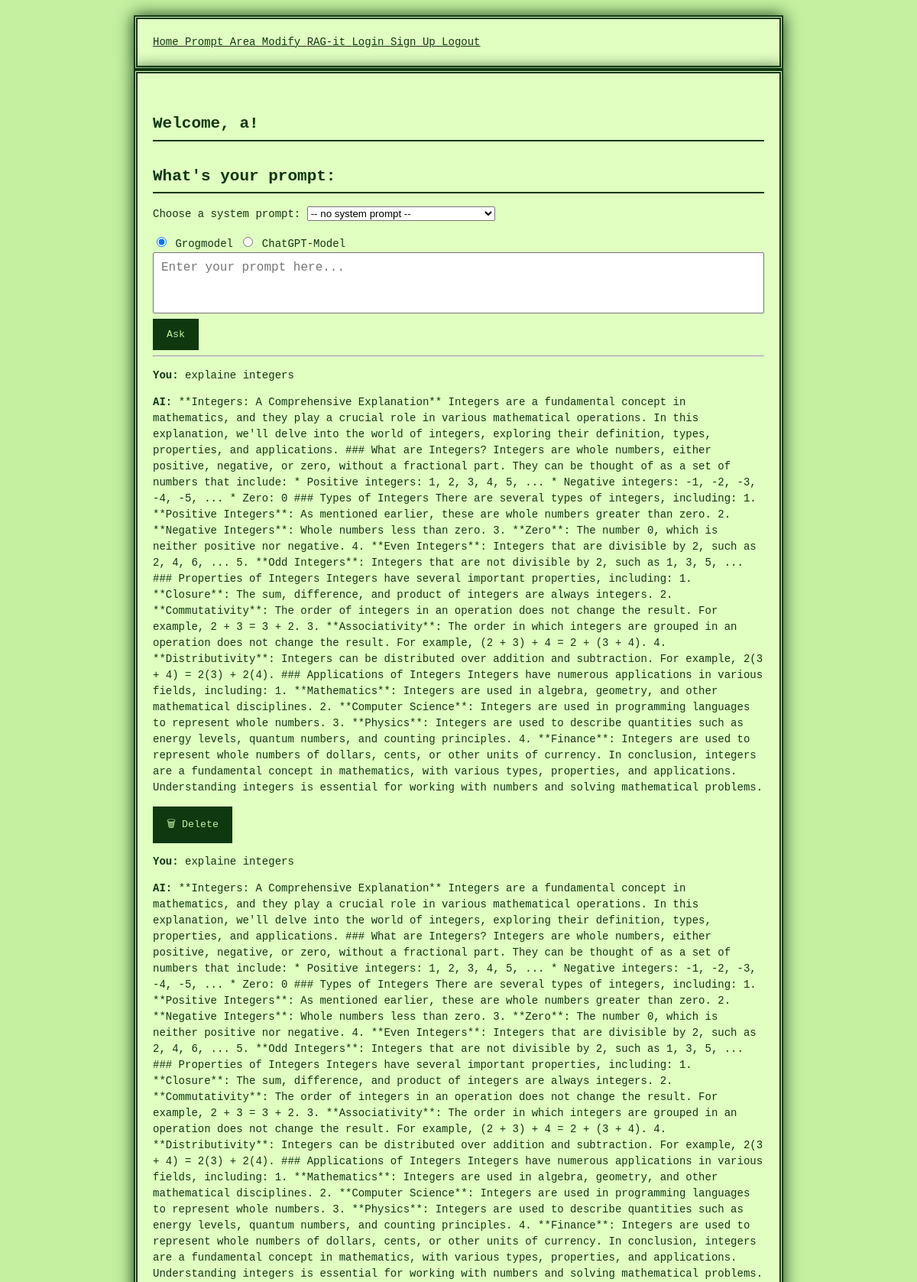
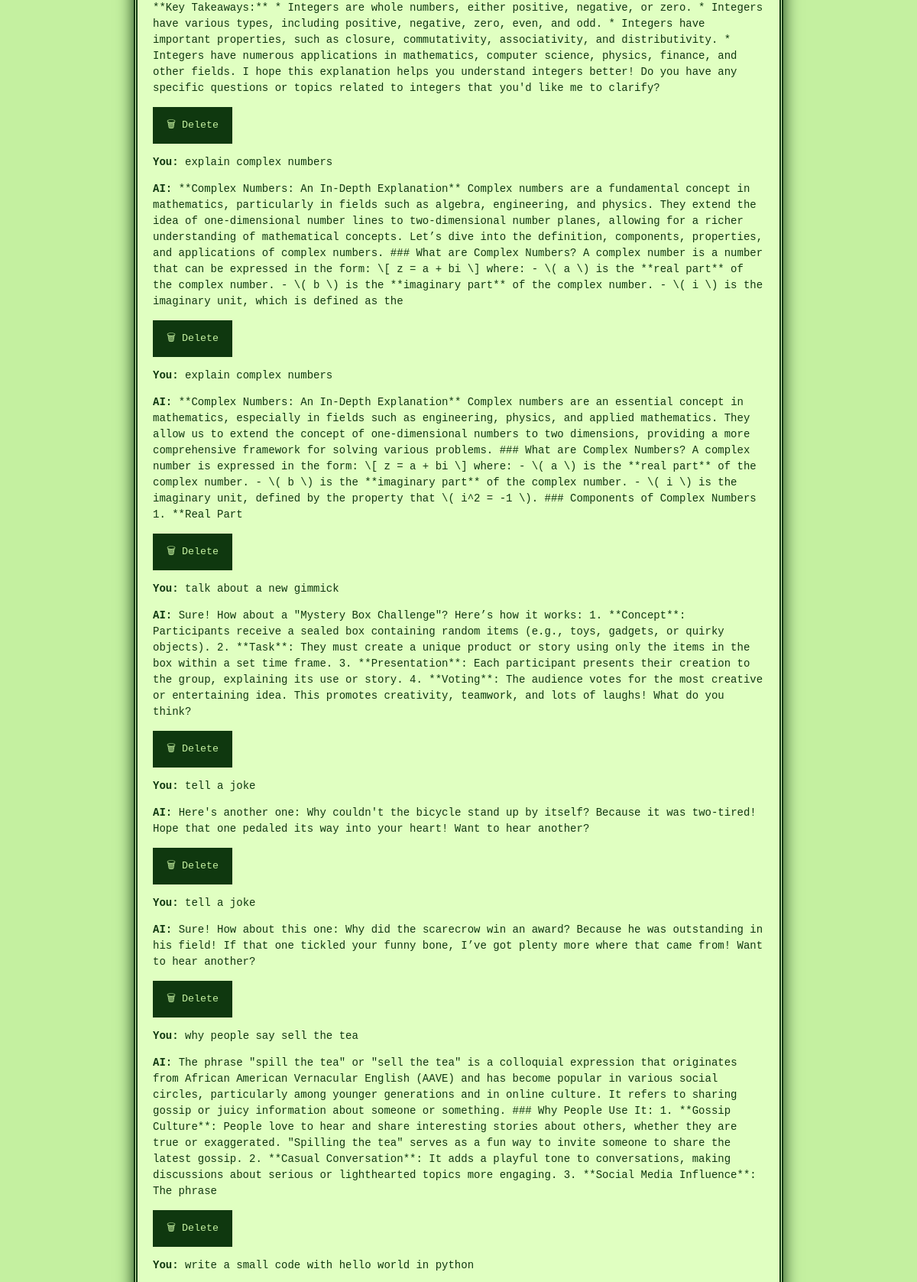
Page /Prompt-area (signed in, upper part) on the committed database (2 pictures, top to bottom).
### project/models.py (models this page shows)
class Chat(db.Model):
    id = db.Column(db.Integer, primary_key = True)
    user_id = db.Column(db.Integer, db.ForeignKey('user.id', ondelete='CASCADE'), nullable=False)
    question = db.Column(db.String, unique=False)
    answer = db.Column(db.String, unique=False, nullable=True)
    model = db.Column(db.String, unique=False, nullable=True)

### project/main.py (the view, shortened to what this page needs)
@main.route('/Prompt-area', methods=["GET", "POST"])
@login_required
def prompt_area():
    user_id = current_user.id
    system_prompts = SystemPrompt.query.all()
    selected_model = "grog"
    system_prompt_id = None
    answer = None
    if request.method == "POST" and "delete_chat_id" in request.form:
        delete_id = request.form.get("delete_chat_id")
        chat_to_delete = Chat.query.filter_by(id=delete_id, user_id=user_id).first()
        if chat_to_delete:
            db.session.delete(chat_to_delete)
            db.session.commit()
    chat_history = Chat.query.filter_by(user_id=user_id).order_by(Chat.id.desc()).limit(10).all()
    chat_history.reverse()
    return render_template(
        'Prompt-area.html',
        name=current_user.name,
        chat_history=chat_history,
        system_prompts=system_prompts,
        selected_system_prompt_id=system_prompt_id,
        selected_model=selected_model
    )

### project/__init__.py (called while the page is built)
def create_app():
    app = Flask(__name__)
    app.config['SECRET_KEY'] = 'secret_key_goes_here' #was soll das?
    app.config['SQLALCHEMY_DATABASE_URI'] = 'sqlite:///db.sqlite'
    db.init_app(app)
    login_manager = LoginManager()
    login_manager.login_view = 'auth.login'
    login_manager.init_app(app)
    from .models import User
    @login_manager.user_loader
    def load_user(user_id):
        return User.query.get(int(user_id))
    from .auth import auth as auth_blueprint
    app.register_blueprint(auth_blueprint)
    from .main import main as main_blueprint
    app.register_blueprint(main_blueprint)
    return app

### project/templates/Prompt-area.html (shortened to what this page needs)
{% extends "base.html" %}
{% block content %}
<h1 class="title">Welcome, {{ name }}!</h1>
<h2>What's your prompt:</h2>
<form method="POST" action="{{ url_for('main.prompt_area') }}">
  <div>
    <label for="system_prompt_id">Choose a system prompt:</label>
    <select name="system_prompt_id" id="system_prompt_id">
      <option value="">-- no system prompt --</option>
    </select>
  </div>
  <div style="margin-top: 1rem;">
    <label>
      <input type="radio" name="modell" value="grog" {% if selected_model == 'grog' %}checked{% endif %}>
      Grogmodel
    </label>
    <label>
      <input type="radio" name="modell" value="chatgpt" {% if selected_model == 'chatgpt' %}checked{% endif %}>
      ChatGPT-Model
    </label>
  </div>
  <div class="textfeld-container">
    <textarea id="autofeld" name="prompt" placeholder="Enter your prompt here..." required></textarea>
    <input type="submit" value="Ask">
  </div>
</form>
<hr>
{% for chat in chat_history %}
  <div class="chat-entry">
    <p><strong>You:</strong> {{ chat.question }}</p>
    <p><strong>AI:</strong> {{ chat.answer }}</p>
    <form method="POST" style="display:inline;">
      <button type="submit" onclick="return confirm('Delete this message?')">🗑 Delete</button>
    </form>
  </div>
{% endfor %}
{% endblock %}

### project/templates/base.html (shortened to what this page needs)
<!DOCTYPE html>
<html>
<head>
    <link rel="stylesheet" href="{{ url_for('static', filename='styles.css') }}">
</head>
<body>
    <section class="hero is-primary is-fullheight">
        <div class="hero-head">
            <nav class="navbar">
                <div class="container">
                    <div id="navbarMenuHeroA" class="navbar-menu">
                        <div class="navbar-end">
                            <a href="{{ url_for('main.index') }}" class="navbar-item">
                                Home
                            </a>
                            <a href="{{ url_for('main.prompt_area') }}" class="navbar-item">
                                Prompt Area
                            </a>
                            <a href="{{ url_for('main.modifier') }}" class="navbar-item">
                                Modify
                            </a>
                            <a href="{{ url_for('main.pimp_it') }}" class="navbar-item">
                                RAG-it
                            </a>
                            <a href="{{ url_for('auth.login') }}" class="navbar-item">
                                Login
                            </a>
                            <a href="{{ url_for('auth.signup') }}" class="navbar-item">
                                Sign Up
                            </a>
                            <a href="{{ url_for('auth.logout') }}" class="navbar-item">
                                Logout
                            </a>
                        </div>
                    </div>
                </div>
            </nav>
        </div>
        <div class="hero-body">
            <div class="container has-text-centered">
               {% block content %}
               {% endblock %}
            </div>
        </div>
    </section>
</body>
</html>

### project/static/styles.css (style rules this page uses)
body { background-color: #c4f0a0; color: #0f380f; font-family: 'Press Start 2P', monospace; font-size: 14px; line-height: 1.5; margin: 0; padding: 20px; image-rendering: pixelated; }
h1, h2, h3, h4, h5, h6 { border-bottom: 2px solid #0f380f; padding-bottom: 5px; margin-top: 30px; }
a { color: #0f380f; text-decoration: underline; }
button, input[type="submit"] { background-color: #0f380f; color: #c4f0a0; border: 3px solid #0f380f; padding: 10px 15px; font-family: 'Press Start 2P', monospace; cursor: pointer; }
.container { max-width: 800px; margin: auto; background-color: #e0ffc1; padding: 20px; border: 5px double #0f380f; box-shadow: 0 0 20px #0f380f; }
.textfeld-container { width: 100%; }
textarea { width: 100%; min-height: 80px; resize: none; overflow: hidden; font-family: monospace; font-size: 16px; padding: 10px; box-sizing: border-box; }

### rows in the picture
Chat: question "explaine integers", answer "**Integers: A Comprehensive Explanation** Integers are a fundamental concept in mathematics, and they play a crucial role in various mathematical operations. In this explanation, we'll delve into the world of integers, exploring their definition, types, properties, and applications. ### What are Integers? Integers are whole numbers, either positive, negative, or zero, without a fractional part. They can be thought of as a set of numbers that include: * Positive integers: 1, 2, 3, 4, 5, ... * Negative integers: -1, -2, -3, -4, -5, ... * Zero: 0 ### Types of Integers There are several types of integers, including: 1. **Positive Integers**: As mentioned earlier, these are whole numbers greater…"
Chat: question "explaine integers", answer "**Integers: A Comprehensive Explanation** Integers are a fundamental concept in mathematics, and they play a crucial role in various mathematical operations. In this explanation, we'll delve into the world of integers, exploring their definition, types, properties, and applications. ### What are Integers? Integers are whole numbers, either positive, negative, or zero, without a fractional part. They can be thought of as a set of numbers that include: * Positive integers: 1, 2, 3, 4, 5, ... * Negative integers: -1, -2, -3, -4, -5, ... * Zero: 0 ### Types of Integers There are several types of integers, including: 1. **Positive Integers**: As mentioned earlier, these are whole numbers greater…"
Chat: question "explain complex numbers", answer "**Complex Numbers: An In-Depth Explanation** Complex numbers are a fundamental concept in mathematics, particularly in fields such as algebra, engineering, and physics. They extend the idea of one-dimensional number lines to two-dimensional number planes, allowing for a richer understanding of mathematical concepts. Let’s dive into the definition, components, properties, and applications of complex numbers. ### What are Complex Numbers? A complex number is a number that can be expressed in the form: \\[ z = a + bi \\] where: - \\( a \\) is the **real part** of the complex number. - \\( b \\) is the **imaginary part** of the complex number. - \\( i \\) is the imaginary unit, which is defined as the"
Chat: question "explain complex numbers", answer "**Complex Numbers: An In-Depth Explanation** Complex numbers are an essential concept in mathematics, especially in fields such as engineering, physics, and applied mathematics. They allow us to extend the concept of one-dimensional numbers to two dimensions, providing a more comprehensive framework for solving various problems. ### What are Complex Numbers? A complex number is expressed in the form: \\[ z = a + bi \\] where: - \\( a \\) is the **real part** of the complex number. - \\( b \\) is the **imaginary part** of the complex number. - \\( i \\) is the imaginary unit, defined by the property that \\( i^2 = -1 \\). ### Components of Complex Numbers 1. **Real Part"
Chat: question "talk about a new gimmick", answer "Sure! How about a \"Mystery Box Challenge\"? Here’s how it works: 1. **Concept**: Participants receive a sealed box containing random items (e.g., toys, gadgets, or quirky objects). 2. **Task**: They must create a unique product or story using only the items in the box within a set time frame. 3. **Presentation**: Each participant presents their creation to the group, explaining its use or story. 4. **Voting**: The audience votes for the most creative or entertaining idea. This promotes creativity, teamwork, and lots of laughs! What do you think?"
Chat: question "tell a joke", answer "Here's another one: Why couldn't the bicycle stand up by itself? Because it was two-tired! Hope that one pedaled its way into your heart! Want to hear another?"
Chat: question "tell a joke", answer "Sure! How about this one: Why did the scarecrow win an award? Because he was outstanding in his field! If that one tickled your funny bone, I’ve got plenty more where that came from! Want to hear another?"
Chat: question "why people say sell the tea", answer "The phrase \"spill the tea\" or \"sell the tea\" is a colloquial expression that originates from African American Vernacular English (AAVE) and has become popular in various social circles, particularly among younger generations and in online culture. It refers to sharing gossip or juicy information about someone or something. ### Why People Use It: 1. **Gossip Culture**: People love to hear and share interesting stories about others, whether they are true or exaggerated. \"Spilling the tea\" serves as a fun way to invite someone to share the latest gossip. 2. **Casual Conversation**: It adds a playful tone to conversations, making discussions about serious or lighthearted topics more engaging.…"
Chat: question "write a small code with hello world in python"

### other values in the picture
{{ name }} "a"
